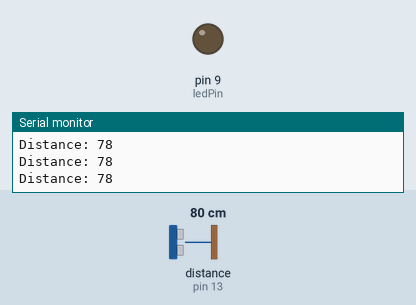
The sketch below on a simulated Arduino Uno, built with avr-gcc and run on an emulated ATmega328P. Shown: output pins drawn as LEDs (lit = HIGH), the last lines printed to the serial monitor. Wiring (inferred from the names in the program): ultrasonic range finder: trigger pin 12; echo pin 13. The test bench sets the inputs (shaded band); at power-on: distance to the obstacle (sensor on pin 13) 80 cm. The echo pulse lasts 58.3 µs per cm; pins used as bus, display or sensor lines are not drawn.

Above: at 1.2 s.
1.3 s: distance to the obstacle (sensor on pin 13) set to 23 cm
2.8 s: distance to the obstacle (sensor on pin 13) set to 18 cm
At 3.66 s:
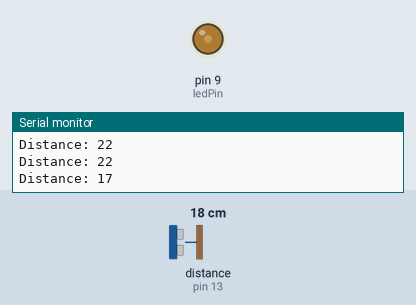
At 4.26 s:
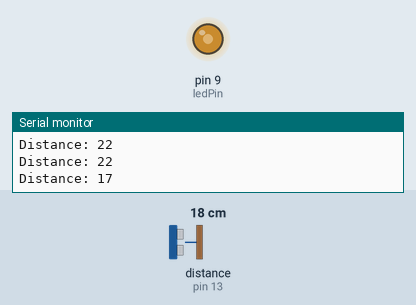
5.8 s: distance to the obstacle (sensor on pin 13) set to 35 cm
At 6.06 s:
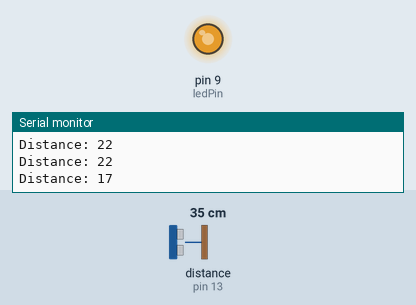
Timing chart, 0 to 9.5 s (numbered marks = the images above; inputs shaded):
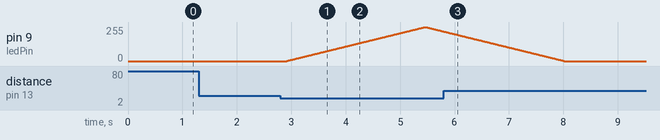

The sketch:

desk-light.ino
```cpp
#include <Servo.h>

// 引脚定义
const int trigPin = 12;    // 超声波传感器Trig引脚
const int echoPin = 13;    // 超声波传感器Echo引脚
const int ledPin = 9;      // LED连接到9号引脚

long duration;
int distance;

void setup() {
  pinMode(trigPin, OUTPUT);
  pinMode(echoPin, INPUT);
  pinMode(ledPin, OUTPUT);

  Serial.begin(9600);
}

void loop() {
  // 发送超声波脉冲
  digitalWrite(trigPin, LOW);
  delayMicroseconds(2);
  digitalWrite(trigPin, HIGH);
  delayMicroseconds(10);
  digitalWrite(trigPin, LOW);

  // 接收回波信号
  duration = pulseIn(echoPin, HIGH);
  distance = duration * 0.034 / 2;  // 计算距离

  // 输出距离，便于调试
  Serial.print("Distance: ");
  Serial.println(distance);

  // 当距离小于20cm时，开始执行呼吸灯效果
  if (distance < 20) {
    breathingLED();
  } else {
    // 距离大于20cm时，LED熄灭
    analogWrite(ledPin, 0);
  }
  delay(100);
}

// 呼吸灯效果
void breathingLED() {
  for (int i = 0; i <= 255; i++) {
    analogWrite(ledPin, i); // 从最暗到最亮
    delay(10);  // 延迟时间控制呼吸效果的速度
  }

  for (int i = 255; i >= 0; i--) {
    analogWrite(ledPin, i); // 从最亮到熄灭
    delay(10);  // 延迟时间控制呼吸效果的速度
  }
}
```

Measured:
- the behaviour switches between 21 and 20 cm on distance to the obstacle (sensor on pin 13) (found by bisection; images 0 and 1)
- after the input at 2.8 s, pin 9 (ledPin): rises from 0/255 to 255/255 in 2.5 s, then falls to 222/255 in 0.34 s
- after the input at 5.8 s, pin 9 (ledPin): goes on until 8.0 s, then stays 0/255
